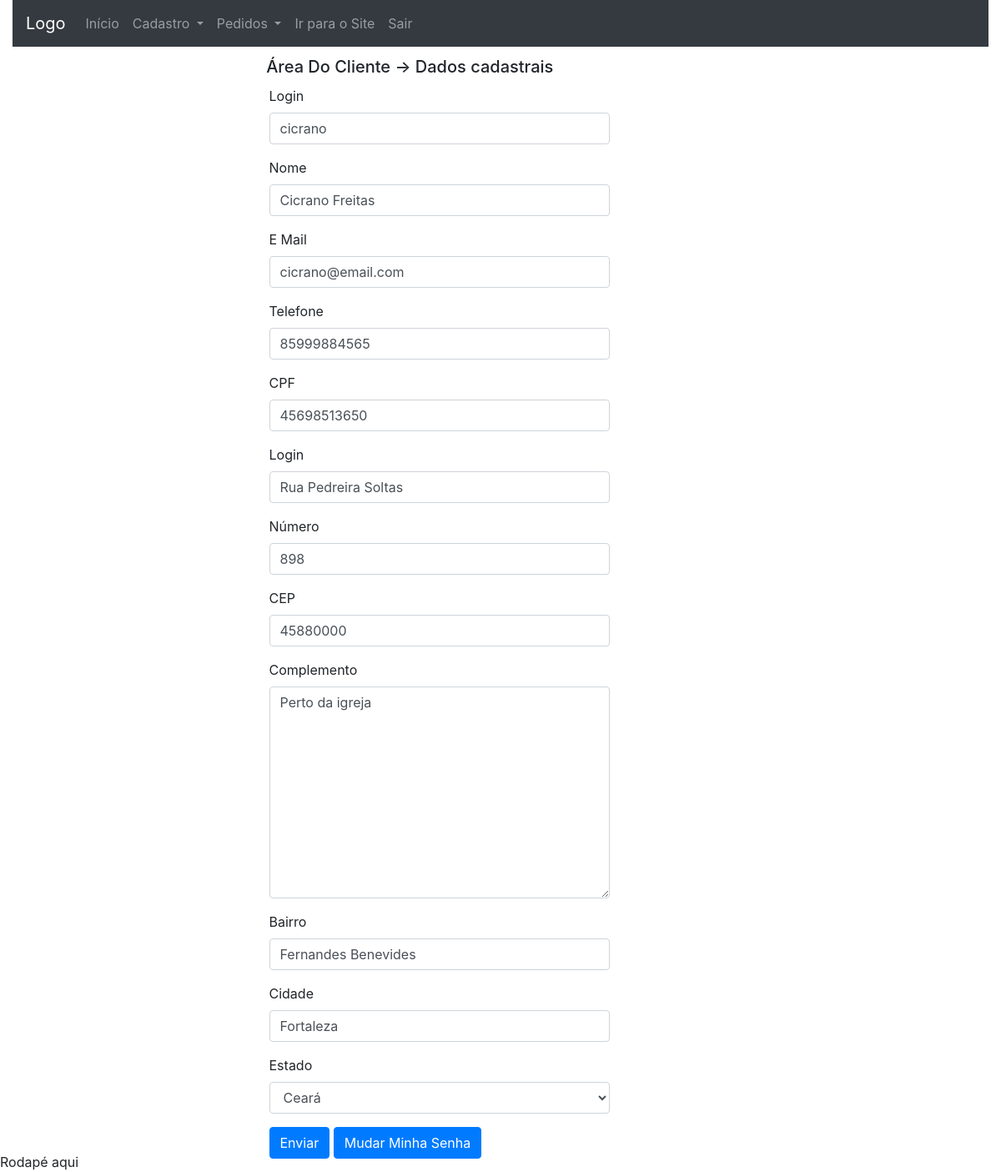
/area_do_cliente/meus_dados (signed in), run on the app's committed database.
### accounts/models.py (models this page shows, shortened)
class User(AbstractBaseUser, PermissionsMixin):
	UF_CHOICES = (
    ('AC','Acre'), ('AL','Alagoas'), ('AP','Amapá'),
    ('AM','Amazonas'), ('BA','Bahia'), ('CE','Ceará'),
    ('DF','Distrito Federal'), ('ES','Espírito Santo'),
    ('GO','Goiás'), ('MA','Maranhão'), ('MT','Mato Grosso'),
    ('MS','Mato Grosso do Sul'), ('MG','Minas Gerais'),
    ('PA','Pará'), ('PB','Paraíba'), ('PR','Paraná'),
    ('PE','Pernambuco'), ('PI','Piauí'),
    ('RJ','Rio de Janeiro'), ('RN','Rio Grande do Norte'),
    ('RS','Rio Grande do Sul'), ('RO','Rondônia'),
    ('RR','Roraima'), ('SC','Santa Catarina'),
    ('SP','São Paulo'), ('SE','Sergipe'),
	('TO','Tacantins'), )
	username = models.CharField(
		'Login', max_length=30, unique=True, validators=[
			validators.RegexValidator(
				re.compile('^[\w.@+-]+$'),
				'Informe um nome de usuário válido. '
				'Este valor deve conter apenas letras, números '
				'e os caracteres: @/./+/-/_ .'
				, 'invalid'
			)
		], help_text='Um nome curto que será usado para identificá-lo de forma única na plataforma'
	)
	name = models.CharField('Nome', max_length=100, blank=True)
	email = models.EmailField('E-mail', unique=True)
	telefone = models.CharField('Telefone', max_length=20, null=True,
		blank=True)
	cpf = models.CharField('CPF', max_length=11, null=True, blank=True)
	logradouro = models.CharField('Rua/Avenida', max_length=100,
		null=True, blank=True)
	numero = models.CharField('Número', max_length=100,
		null=True, blank=True)
	cep = models.CharField('CEP', max_length=10, null=True, blank=True)
	complemento = models.TextField('Complamento', max_length=100,
		null=True, blank=True)
	bairro = models.CharField('Bairro', max_length=100, null=True, blank=True)
	cidade = models.CharField('Cidade', max_length=100, null=True, blank=True)
	estado = models.CharField('Estado', max_length=100, null=True, blank=True,
		choices=UF_CHOICES)
	is_staff = models.BooleanField('Equipe', default=False)
	is_active = models.BooleanField('Ativo', default=True)
	date_joined = models.DateTimeField('Data de Entrada', auto_now_add=True)
	USERNAME_FIELD = 'username'
	REQUIRED_FIELDS = ['email']
	objects = UserManager()
	class Meta:
		verbose_name = 'Usuário'
		verbose_name_plural = 'Usuários'

### dashboard_client/views.py (the view, shortened to what this page needs)
# urls.py: path('meus_dados', views.my_data, name='my_data'),
@login_required
def my_data(request):
	client = User.objects.get(id=request.user.id)
	if request.method == 'GET':
		form = ClientForm(instance=client)
		context = {'form': form}
		return render(request, 'dashboard_client/my_data.html',
			context)
	return HttpResponseRedirect(reverse('dashboard_client:index'))

### accounts/forms.py
class ClientForm(forms.ModelForm):
	class Meta:
		model = User
		fields = ['username', 'email', 'name', 'cpf', 'telefone', 'logradouro',
		'numero', 'cep', 'complemento', 'bairro', 'cidade', 'estado']

### dashboard_client/templates/dashboard_client/my_data.html (shortened to what this page needs)
{% extends 'dashboard_client/base.html' %}
{% load widget_tweaks %}
{% block conteudo %}
<div class="panel panel-default form-central">
	{% block dashboard_title %}
	<div class="panel-heading" style="margin: 2%;">
		<h5>Área Do Cliente -> Dados cadastrais </h5>
	</div>
	{% endblock %}
	<div class="panel-body">
		<form class="form-horizontal" method="post">
		    <fieldset>
		    	<div class="form-group {% if form.username.erros %} has-error {% endif %}">
		          <label for="{{ form.username.auto_id }}" class="col-md-3 control-label">
		              Login
		          </label>
		          <div class="col-md-9">
		            {% render_field form.username class="form-control" %}
		          </div>
		        </div>
		        <div class="form-group {% if form.name.erros %} has-error {% endif %}">
		          <label for="{{ form.name.auto_id }}" class="col-md-3 control-label">
		              Nome
		          </label>
		          <div class="col-md-9">
		            {% render_field form.name class="form-control" %}
		          </div>
		        </div>
		        <div class="form-group {% if form.email.erros %} has-error {% endif %}">
		          <label for="{{ form.email.auto_id }}" class="col-md-3 control-label">
		              E Mail
		          </label>
		          <div class="col-md-9">
		            {% render_field form.email class="form-control" %}
		          </div>
		        </div>
		        <div class="form-group {% if form.telefone.erros %} has-error {% endif %}">
		          <label for="{{ form.telefone.auto_id }}" class="col-md-3 control-label">
		              Telefone
		          </label>
		          <div class="col-md-9">
		            {% render_field form.telefone class="form-control" %}
		          </div>
		        </div>
		        <div class="form-group {% if form.cpf.erros %} has-error {% endif %}">
		          <label for="{{ form.cpf.auto_id }}" class="col-md-3 control-label">
		              CPF
		          </label>
		          <div class="col-md-9">
		            {% render_field form.cpf class="form-control" %}
		          </div>
		        </div>
		        <div class="form-group {% if form.logradouro.erros %} has-error {% endif %}">
		          <label for="{{ form.logradouro.auto_id }}" class="col-md-3 control-label">
		              Login
		          </label>
		          <div class="col-md-9">
		            {% render_field form.logradouro class="form-control" %}
		          </div>
		        </div>
		        <div class="form-group {% if form.numero.erros %} has-error {% endif %}">
		          <label for="{{ form.numero.auto_id }}" class="col-md-3 control-label">
		              Número
		          </label>
		          <div class="col-md-9">
		            {% render_field form.numero class="form-control" %}
		          </div>
		        </div>
		        <div class="form-group {% if form.cep.erros %} has-error {% endif %}">
		          <label for="{{ form.cep.auto_id }}" class="col-md-3 control-label">
		              CEP
		          </label>
		          <div class="col-md-9">
		            {% render_field form.cep class="form-control" %}
		          </div>
		        </div>
		        <div class="form-group {% if form.complemento.erros %} has-error {% endif %}">
		          <label for="{{ form.complemento.auto_id }}" class="col-md-3 control-label">
		              Complemento
		          </label>
		          <div class="col-md-9">
		            {% render_field form.complemento class="form-control" %}
		          </div>
		        </div>
		        <div class="form-group {% if form.bairro.erros %} has-error {% endif %}">
		          <label for="{{ form.bairro.auto_id }}" class="col-md-3 control-label">
		              Bairro
		          </label>
		          <div class="col-md-9">
		            {% render_field form.bairro class="form-control" %}
		          </div>
		        </div>
		        <div class="form-group {% if form.cidade.erros %} has-error {% endif %}">
		          <label for="{{ form.cidade.auto_id }}" class="col-md-3 control-label">
		              Cidade
		          </label>
		          <div class="col-md-9">
		            {% render_field form.cidade class="form-control" %}
		          </div>
		        </div>
		        <div class="form-group {% if form.estado.erros %} has-error {% endif %}">
		          <label for="{{ form.estado.auto_id }}" class="col-md-3 control-label">
		              Estado
		          </label>
		          <div class="col-md-9">
		            {% render_field form.estado class="form-control" %}
		          </div>
		        </div>
		        	<div class="form-group">
			          <div class="col-md-9 col-md-offset-3">
			            <button type="submit" class="btn btn-primary">Enviar</button>
			            <a href="{% url 'dashboard_client:change_password' %}"
			            class="btn btn-primary">
				        	Mudar Minha Senha
				        </a>
			          </div>
			        </div>
		        </div>
	</div>
</div>
{% endblock %}

### core/static/core/css/core.css (style rules this page uses)
.form-central { margin: auto; width: 50%; }

### data on the page
User: username "cicrano", name "Cicrano Freitas", email "cicrano@email.com", telefone "85999884565", cpf "45698513650", logradouro "Rua Pedreira Soltas", numero "898", cep "45880000", complemento "Perto da igreja", bairro "Fernandes Benevides", cidade "Fortaleza", estado "Ceará"
